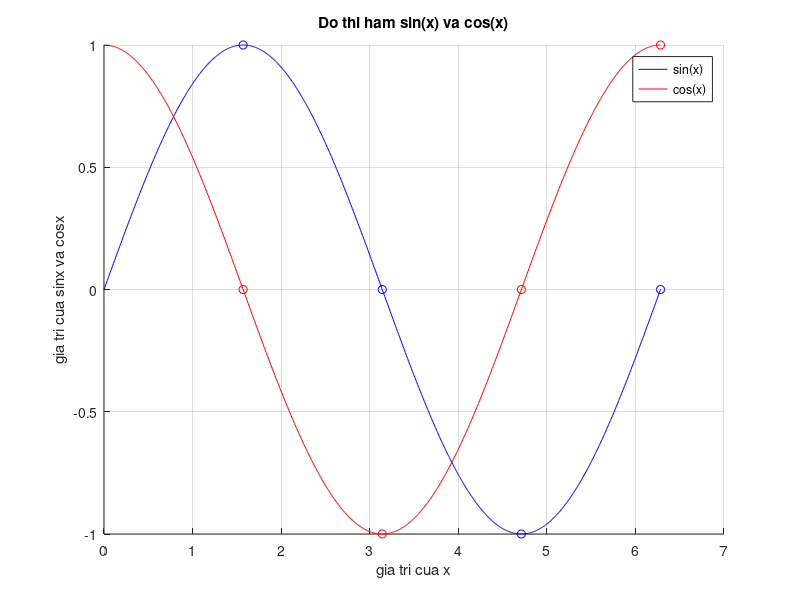

Recreate this plot in MATLAB.

clear all;
close all;
clc;

x = linspace(0,2*pi,1000);
y_sin = sin(x);
y_cos = cos(x);

figure;
hold on;
plot(x,y_sin,'b')
plot(x,y_cos,'r')
x_points = [pi/2,pi,3*pi/2,2*pi];
y_points_sin = sin(x_points);
y_points_cos = cos(x_points);
plot(x_points, y_points_sin, 'bo');
plot(x_points, y_points_cos, 'ro');
grid;
xlabel('gia tri cua x');
ylabel('gia tri cua sinx va cosx');
title('Do thi ham sin(x) va cos(x)');
legend('sin(x)', 'cos(x)');
